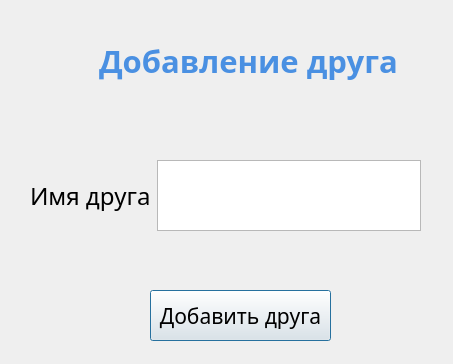
<?xml version="1.0" encoding="UTF-8"?>
<ui version="4.0">
 <class>add_friend_form</class>
 <widget class="QDialog" name="add_friend_form">
  <property name="geometry">
   <rect>
    <x>0</x>
    <y>0</y>
    <width>453</width>
    <height>364</height>
   </rect>
  </property>
  <property name="windowTitle">
   <string>Dialog</string>
  </property>
  <property name="styleSheet">
   <string notr="true">background: qlineargradient(
    x1: 0, y1: 0, x2: 1, y2: 1, 
    stop: 0 #A8D8FF, stop: 1 #F0E1FF
);
font-family: &quot;Noto Sans&quot;;</string>
  </property>
  <widget class="QLabel" name="label">
   <property name="geometry">
    <rect>
     <x>80</x>
     <y>0</y>
     <width>331</width>
     <height>121</height>
    </rect>
   </property>
   <property name="font">
    <font>
     <family>Noto Sans</family>
     <pointsize>23</pointsize>
     <bold>true</bold>
    </font>
   </property>
   <property name="styleSheet">
    <string notr="true">QLabel {
    color: #4A90E2;           /* Цвет текста — красивый синий */
/* Градиент от белого к светло-голубому */
    padding: 10px;            /* Отступы для текста */
    border-radius: 5px;       /* Скругленные углы */
    box-shadow: 2px 2px 10px rgba(0, 0, 0, 0.1);  /* Тень для заголовка */
}

QLabel:hover {
    color: #1A73E8;  /* Изменение цвета текста при наведении */
}

QLabel:focus {
    border: 2px solid #4A90E2;  /* Подсветка синей рамкой при фокусе */
}
</string>
   </property>
   <property name="text">
    <string>Добавление друга</string>
   </property>
  </widget>
  <widget class="QPushButton" name="add_friend">
   <property name="geometry">
    <rect>
     <x>150</x>
     <y>290</y>
     <width>181</width>
     <height>51</height>
    </rect>
   </property>
   <property name="font">
    <font>
     <family>Noto Sans</family>
     <pointsize>16</pointsize>
    </font>
   </property>
   <property name="styleSheet">
    <string notr="true">color: #000000</string>
   </property>
   <property name="text">
    <string>Добавить друга</string>
   </property>
  </widget>
  <widget class="QWidget" name="layoutWidget">
   <property name="geometry">
    <rect>
     <x>30</x>
     <y>160</y>
     <width>391</width>
     <height>71</height>
    </rect>
   </property>
   <layout class="QHBoxLayout" name="horizontalLayout">
    <item>
     <widget class="QLabel" name="username_label">
      <property name="font">
       <font>
        <family>Noto Sans</family>
        <pointsize>18</pointsize>
       </font>
      </property>
      <property name="styleSheet">
       <string notr="true">color: #000000;</string>
      </property>
      <property name="text">
       <string>Имя друга</string>
      </property>
     </widget>
    </item>
    <item>
     <widget class="QTextEdit" name="textEdit">
      <property name="styleSheet">
       <string notr="true">color: #000000</string>
      </property>
     </widget>
    </item>
   </layout>
  </widget>
 </widget>
 <resources/>
 <connections/>
</ui>
